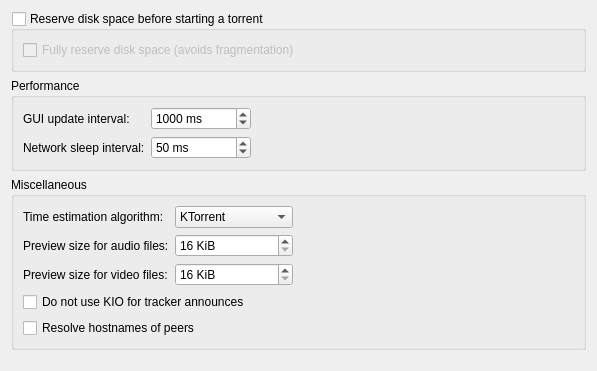
<?xml version="1.0" encoding="UTF-8"?>
<ui version="4.0">
 <class>AdvancedPref</class>
 <widget class="QWidget" name="AdvancedPref">
  <property name="geometry">
   <rect>
    <x>0</x>
    <y>0</y>
    <width>583</width>
    <height>371</height>
   </rect>
  </property>
  <layout class="QVBoxLayout" name="verticalLayout_2">
   <item>
    <widget class="QGroupBox" name="kcfg_diskPrealloc">
     <property name="toolTip">
      <string>Whether or not diskspace should be reserved before starting to download a torrent.</string>
     </property>
     <property name="title">
      <string>Reserve disk space before starting a torrent</string>
     </property>
     <property name="checkable">
      <bool>true</bool>
     </property>
     <property name="checked">
      <bool>false</bool>
     </property>
     <layout class="QVBoxLayout">
      <item>
       <widget class="QCheckBox" name="kcfg_fullDiskPrealloc">
        <property name="toolTip">
         <string>Instead of doing a quick reservation, do a full reservation. This is slower than the quick way, but avoids fragmentation on the disk.</string>
        </property>
        <property name="text">
         <string>Fully reserve disk space (avoids fragmentation)</string>
        </property>
       </widget>
      </item>
     </layout>
    </widget>
   </item>
   <item>
    <widget class="QGroupBox" name="groupBox_3">
     <property name="title">
      <string>Performance</string>
     </property>
     <layout class="QHBoxLayout">
      <item>
       <layout class="QGridLayout">
        <item row="0" column="0">
         <widget class="QLabel" name="label_5">
          <property name="text">
           <string>GUI update interval:</string>
          </property>
         </widget>
        </item>
        <item row="0" column="1">
         <widget class="QSpinBox" name="kcfg_guiUpdateInterval">
          <property name="minimumSize">
           <size>
            <width>100</width>
            <height>0</height>
           </size>
          </property>
          <property name="toolTip">
           <string>&lt;p&gt;The interval in milliseconds between GUI updates.&lt;/p&gt;
&lt;p&gt;&lt;span style=&quot; font-weight:600;&quot;&gt;Note: &lt;/span&gt;Increasing this will decrease CPU usage.&lt;/p&gt;</string>
          </property>
          <property name="suffix">
           <string> ms</string>
          </property>
          <property name="minimum">
           <number>500</number>
          </property>
          <property name="maximum">
           <number>5000</number>
          </property>
          <property name="value">
           <number>1000</number>
          </property>
         </widget>
        </item>
        <item row="1" column="0">
         <widget class="QLabel" name="label_6">
          <property name="text">
           <string>Network sleep interval:</string>
          </property>
         </widget>
        </item>
        <item row="1" column="1">
         <widget class="QSpinBox" name="kcfg_cpuUsage">
          <property name="toolTip">
           <string>&lt;p&gt;Amount of time the network threads will sleep when they are speed limited. This has absolutely no effect when there are no speed limits.&lt;/p&gt;
&lt;p&gt;&lt;span style=&quot; font-weight:600;&quot;&gt;Note:&lt;/span&gt; The lower this is the more CPU is used. Setting it high can lead to lower speeds in high bandwith situations. &lt;/p&gt;
&lt;p&gt;For example on an 100 Mbit LAN, if you set a limit of 3000 KiB/s, you might not actually reach this speed when this value is too high. Without a limit you can easily get above 3000 KiB/s on a LAN.&lt;/p&gt;</string>
          </property>
          <property name="suffix">
           <string> ms</string>
          </property>
          <property name="minimum">
           <number>1</number>
          </property>
          <property name="maximum">
           <number>250</number>
          </property>
          <property name="value">
           <number>50</number>
          </property>
         </widget>
        </item>
       </layout>
      </item>
      <item>
       <spacer>
        <property name="orientation">
         <enum>Qt::Horizontal</enum>
        </property>
        <property name="sizeHint" stdset="0">
         <size>
          <width>111</width>
          <height>20</height>
         </size>
        </property>
       </spacer>
      </item>
     </layout>
    </widget>
   </item>
   <item>
    <widget class="QGroupBox" name="groupBox">
     <property name="title">
      <string>Miscellaneous</string>
     </property>
     <layout class="QVBoxLayout" name="verticalLayout">
      <item>
       <layout class="QHBoxLayout" name="horizontalLayout">
        <item>
         <layout class="QGridLayout">
          <item row="0" column="0">
           <widget class="QLabel" name="label">
            <property name="text">
             <string>Time estimation algorithm:</string>
            </property>
           </widget>
          </item>
          <item row="0" column="1">
           <widget class="QComboBox" name="kcfg_eta">
            <property name="toolTip">
             <string>&lt;p&gt;Select which algorithm to use for estimating the time left :&lt;/p&gt;
&lt;p&gt;&lt;span style=&quot; font-weight:600;&quot;&gt;KTorrent:&lt;/span&gt; Mix of other algorithms, we use the one which fits best in the current situation.&lt;/p&gt;
&lt;p&gt;&lt;span style=&quot; font-weight:600;&quot;&gt;Current speed:&lt;/span&gt; Bytes left to download / current speed&lt;/p&gt;
&lt;p&gt;&lt;span style=&quot; font-weight:600;&quot;&gt;Average speed: &lt;/span&gt;Bytes left to download / average speed&lt;/p&gt;
&lt;p&gt;&lt;span style=&quot; font-weight:600;&quot;&gt;Window of X:&lt;/span&gt; Average of the last X samples (X = 20)&lt;/p&gt;
&lt;p&gt;&lt;span style=&quot; font-weight:600;&quot;&gt;Moving average:&lt;/span&gt;  Moving average of the last 20 samples&lt;/p&gt;</string>
            </property>
            <item>
             <property name="text">
              <string>KTorrent</string>
             </property>
            </item>
            <item>
             <property name="text">
              <string>Current speed</string>
             </property>
            </item>
            <item>
             <property name="text">
              <string>Average speed</string>
             </property>
            </item>
            <item>
             <property name="text">
              <string>Window of X</string>
             </property>
            </item>
            <item>
             <property name="text">
              <string>Moving average</string>
             </property>
            </item>
           </widget>
          </item>
          <item row="1" column="0">
           <widget class="QLabel" name="label_2">
            <property name="text">
             <string>Preview size for audio files:</string>
            </property>
           </widget>
          </item>
          <item row="1" column="1">
           <widget class="QSpinBox" name="kcfg_previewSizeAudio">
            <property name="toolTip">
             <string>&lt;p&gt;The amount of data at the beginning and end of an audio file, which will be prioritized for previewing.&lt;/p&gt;</string>
            </property>
            <property name="suffix">
             <string> KiB</string>
            </property>
            <property name="minimum">
             <number>16</number>
            </property>
            <property name="maximum">
             <number>100000000</number>
            </property>
           </widget>
          </item>
          <item row="2" column="0">
           <widget class="QLabel" name="label_3">
            <property name="text">
             <string>Preview size for video files:</string>
            </property>
           </widget>
          </item>
          <item row="2" column="1">
           <widget class="QSpinBox" name="kcfg_previewSizeVideo">
            <property name="toolTip">
             <string>&lt;p&gt;The amount of data at the beginning and end of a video file, which will be prioritized for previewing.&lt;/p&gt;</string>
            </property>
            <property name="suffix">
             <string> KiB</string>
            </property>
            <property name="minimum">
             <number>16</number>
            </property>
            <property name="maximum">
             <number>100000000</number>
            </property>
           </widget>
          </item>
         </layout>
        </item>
        <item>
         <spacer>
          <property name="orientation">
           <enum>Qt::Horizontal</enum>
          </property>
          <property name="sizeHint" stdset="0">
           <size>
            <width>111</width>
            <height>20</height>
           </size>
          </property>
         </spacer>
        </item>
       </layout>
      </item>
      <item>
       <widget class="QCheckBox" name="kcfg_useQHttpAnnounce">
        <property name="toolTip">
         <string>Disables the use of KDE's KIO library for tracker announces.

This is experimental and should only be used if you are getting a lot of connection to host broken errors.</string>
        </property>
        <property name="text">
         <string>Do not use KIO for tracker announces</string>
        </property>
       </widget>
      </item>
      <item>
       <widget class="QCheckBox" name="kcfg_lookUpHostnameOfPeers">
        <property name="toolTip">
         <string>Resolve the hostname of each peer. This will result in the hostname of a peer being displayed instead of the IP address. 

It can be disabled if you do not like the additional network traffic it generates</string>
        </property>
        <property name="text">
         <string>Resolve hostnames of peers</string>
        </property>
       </widget>
      </item>
     </layout>
    </widget>
   </item>
   <item>
    <spacer>
     <property name="orientation">
      <enum>Qt::Vertical</enum>
     </property>
     <property name="sizeHint" stdset="0">
      <size>
       <width>575</width>
       <height>20</height>
      </size>
     </property>
    </spacer>
   </item>
  </layout>
 </widget>
 <resources/>
 <connections/>
</ui>
